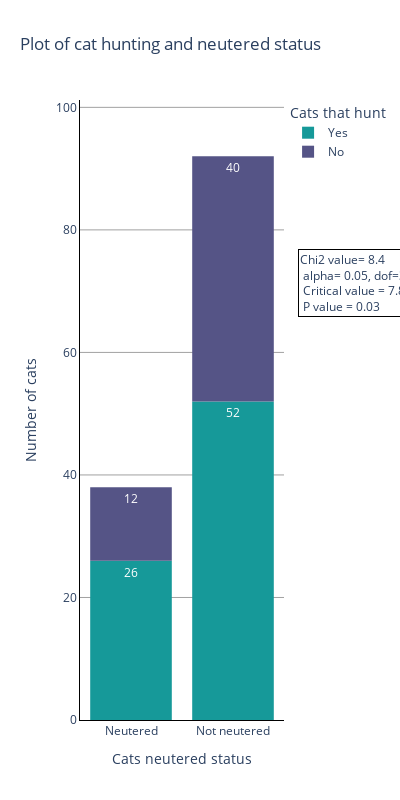

Notebook cell for this chart:
### Code cell
#Result for cat_hunt_freq and cat_neutered: 
#reject h0, there is a relationship 
# Chi square value = 8.40737017854709 
# Critical value = 7.814727903251179 
# P value = 0.03830173782538393
# dof =3

nice_graph(df = cat, x_var= 'cat_neutered',
col_var= 'cat_hunt_yn_fix',
graph_title= 'Plot of cat hunting and neutered status',
x_tit= 'Cats neutered status',
legend_tit= 'Cats that hunt',
h=800,w=400,
an_x=1.65,an_y=0.76, 
dof=3, alpha=0.05, chi2=8.40, crit=7.81, p=0.03)

### Figure 1 — Plotly figure (JSON) as saved in the notebook; plotly's stock layout.template omitted (floating-point values rounded to 4 significant figures)
{"data": [{"alignmentgroup": "True", "bingroup": "x", "hovertemplate": "cat_hunt_yn_fix=Yes<br>cat_neutered=%{x}<br>count=%{y}<extra></extra>", "legendgroup": "Yes", "marker": {"color": "#169999", "pattern": {"shape": ""}}, "name": "Yes", "offsetgroup": "Yes", "orientation": "v", "showlegend": true, "texttemplate": "%{value}", "type": "histogram", "x": ["Not neutered", "Not neutered", "Not neutered", "Not neutered", "Not neutered", "Not neutered", "Not neutered", "Not neutered", "Not neutered", "Not neutered", "Not neutered", "Neutered", "Not neutered", "Neutered", "Neutered", "Neutered", "Neutered", "Not neutered", "Neutered", "Not neutered", "Neutered", "Not neutered", "Not neutered", "Not neutered", "Not neutered", "Neutered", "Neutered", "Not neutered", "Neutered", "Not neutered", "Neutered", "Not neutered", "Not neutered", "Neutered", "Not neutered", "Neutered", "Neutered", "Not neutered", "Not neutered", "Not neutered", "Not neutered", "Not neutered", "Not neutered", "Not neutered", "Neutered", "Not neutered", "Not neutered", "Neutered", "Not neutered", "Neutered", "Neutered", "Neutered", "Not neutered", "Not neutered", "Neutered", "Neutered", "Not neutered", "Neutered", "Not neutered", "Neutered", "Not neutered", "Not neutered", "Not neutered", "Neutered", "Not neutered", "Not neutered", "Neutered", "Not neutered", "Neutered", "Not neutered", "Not neutered", "Not neutered", "Not neutered", "Not neutered", "Not neutered", "Not neutered", "Not neutered", "Not neutered"], "xaxis": "x", "yaxis": "y"}, {"alignmentgroup": "True", "bingroup": "x", "hovertemplate": "cat_hunt_yn_fix=No<br>cat_neutered=%{x}<br>count=%{y}<extra></extra>", "legendgroup": "No", "marker": {"color": "#555486", "pattern": {"shape": ""}}, "name": "No", "offsetgroup": "No", "orientation": "v", "showlegend": true, "texttemplate": "%{value}", "type": "histogram", "x": ["Not neutered", "Not neutered", "Not neutered", "Not neutered", null, "Neutered", "Not neutered", "Not neutered", "Not neutered", "Not neutered", "Not neutered", "Not neutered", "Not neutered", "Not neutered", "Not neutered", "Neutered", "Neutered", "Neutered", "Not neutered", "Neutered", "Not neutered", "Neutered", "Neutered", "Neutered", "Not neutered", null, "Not neutered", null, "Not neutered", null, "Not neutered", "Not neutered", "Not neutered", "Not neutered", "Not neutered", "Neutered", "Not neutered", "Not neutered", "Not neutered", "Neutered", "Not neutered", null, "Not neutered", "Not neutered", null, "Not neutered", "Not neutered", "Not neutered", null, "Not neutered", "Not neutered", "Neutered", "Not neutered", null, "Not neutered", "Not neutered", "Neutered", "Not neutered", null, null, "Not neutered", "Not neutered"], "xaxis": "x", "yaxis": "y"}], "layout": {"annotations": [{"align": "left", "bordercolor": "Black", "borderwidth": 1, "showarrow": false, "text": "Chi2 value= 8.4 <br> alpha= 0.05, dof=3 <br> Critical value = 7.81 <br> P value = 0.03", "x": 1.65, "xref": "paper", "y": 0.76, "yref": "paper"}], "autosize": false, "barmode": "relative", "height": 800, "legend": {"title": {"text": "Cats that hunt"}, "tracegroupgap": 0}, "plot_bgcolor": "White", "showlegend": true, "title": {"text": "Plot of cat hunting and neutered status"}, "width": 400, "xaxis": {"anchor": "y", "categoryarray": ["Neutered", "Not neutered"], "categoryorder": "array", "domain": [0, 1], "linecolor": "Black", "linewidth": 1, "showline": true, "title": {"text": "Cats neutered status"}}, "yaxis": {"anchor": "x", "domain": [0, 1], "gridcolor": "Grey", "gridwidth": 0.75, "linecolor": "Black", "linewidth": 1, "range": [0, 101.2], "showline": true, "title": {"text": "Number of cats"}}}}
